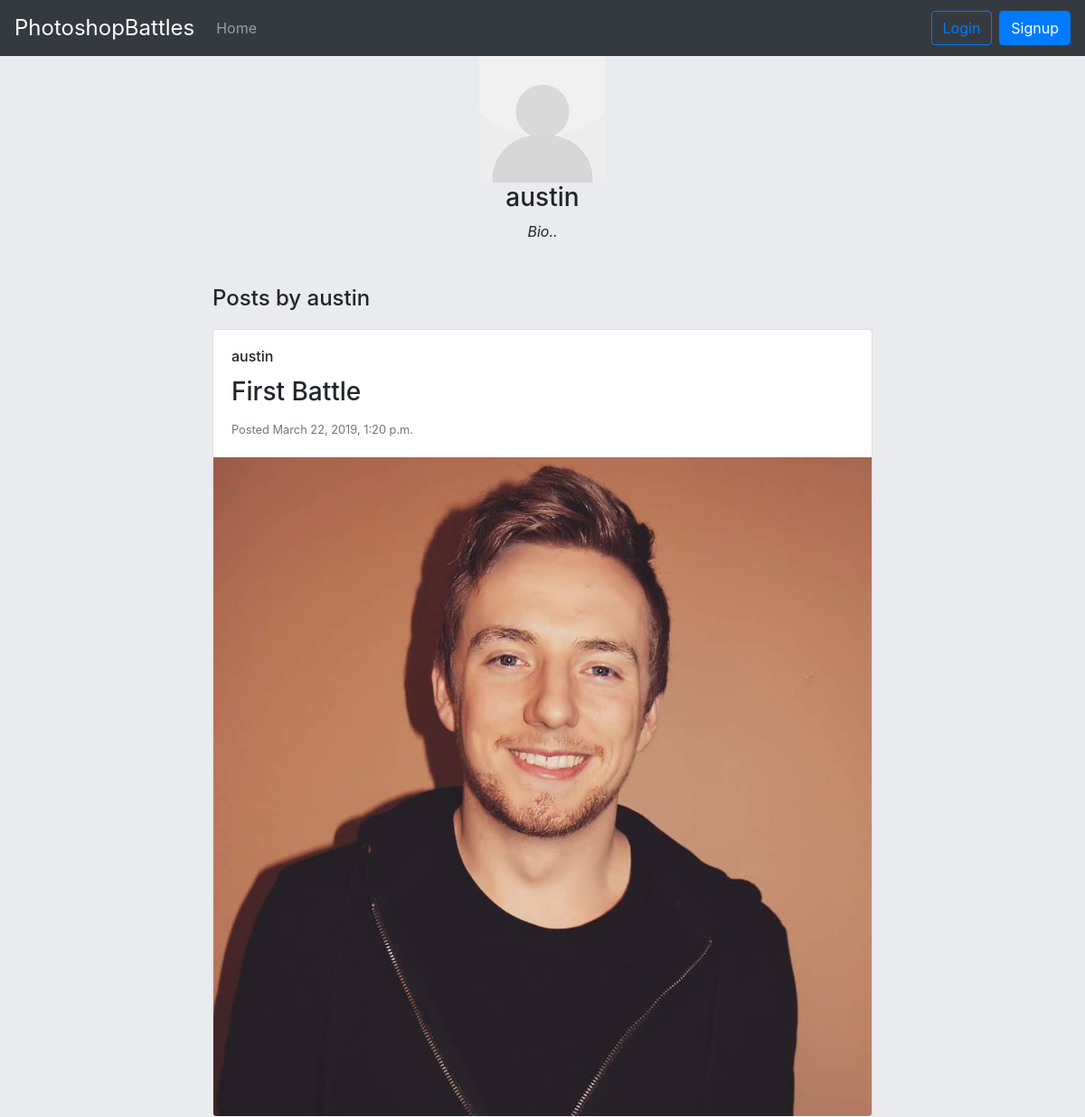
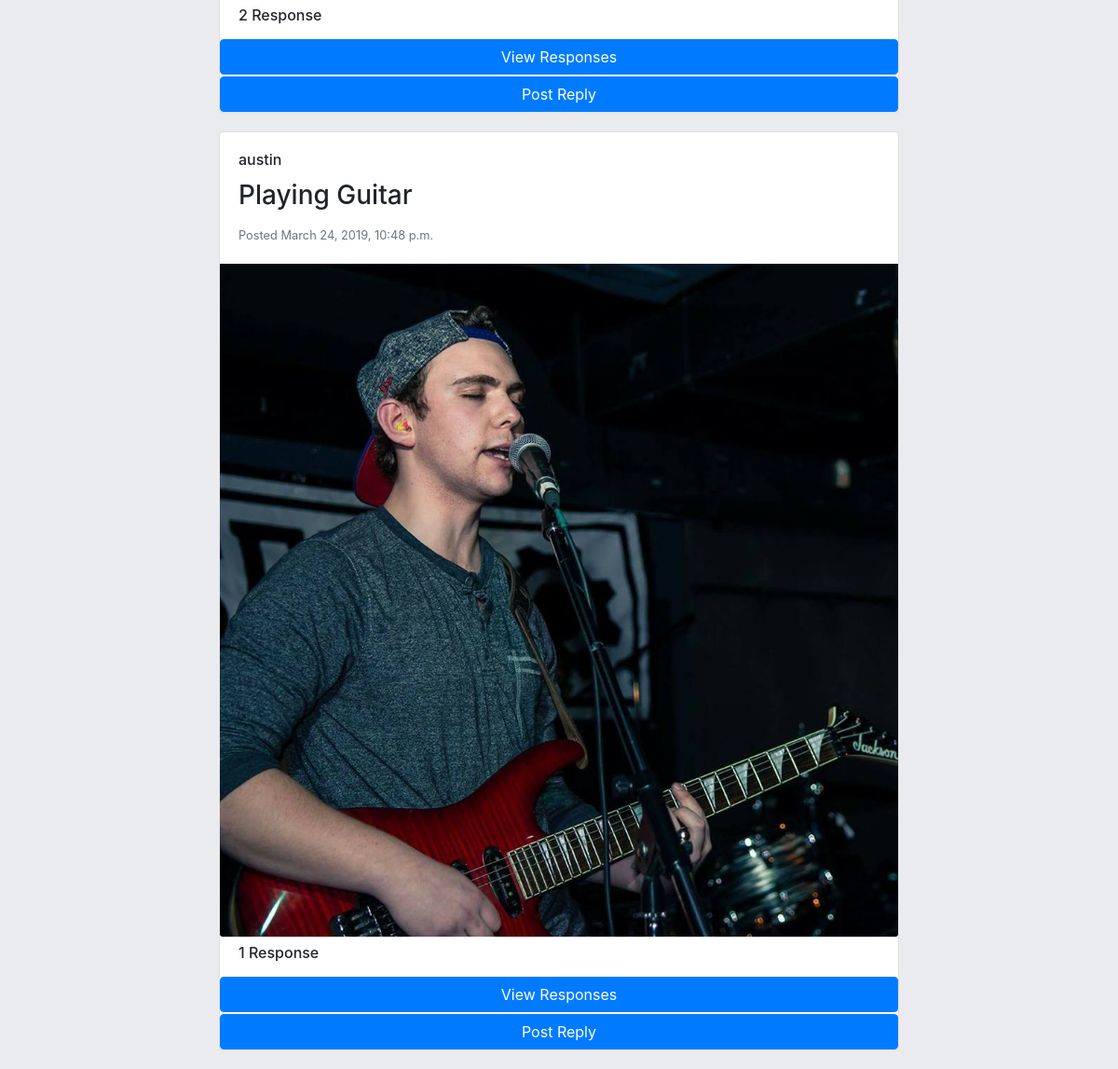
The app's page /profile/austin with its own data (2 pictures, top to bottom).
### accounts/models.py (models this page shows, shortened)
class Profile(models.Model):
    user = models.OneToOneField(User, on_delete=models.CASCADE)
    image = models.ImageField(default='default.jpg',upload_to='profile_pics')
    bio = models.TextField(max_length=400, default='Bio..')

### application/models.py (models this page shows, shortened)
class Post(models.Model):
    user = models.ForeignKey(User,on_delete=models.CASCADE)
    title = models.CharField(max_length=40)
    image = models.ImageField(upload_to='post_pictures')
    pub_date = models.DateTimeField('date published')

### accounts/views.py (the view)
# urls.py: path('profile/<str:username>',profile_view),
def profile_view(request, username):
    user_object = get_object_or_404(User, username=username)
    profile = user_object.profile
    posts_by_user = Post.objects.filter(user=user_object)
    context = {
        'user_object': user_object,
        'profile': profile,
        'posts_by_user': posts_by_user
    }
    return render(request, 'accounts/profile.html', context)

### accounts/templates/accounts/profile.html (shortened to what this page needs)
{% extends 'accounts/base_layout.html' %}
{% block container %}
        <div class="row justify-content-sm-center">
          <div class="col-sm-8">
          <center>
          <img src="/media/{{profile.image}}" width="140" height="140">
        <h3>{{user_object.username}}</h3>
        <em>{{profile.bio}}</em>
        <br><br>
        </center><br>
            <h4>Posts by {{user_object.username}}</h4>
            {% for post in posts_by_user %}
              {% include 'application/post.html' %}
            {% endfor %}
          </div>
        </div>
    </div>
{% endblock %}

### application/templates/application/post.html (shortened to what this page needs)
<div class="post">
  <div class="card">
    <div class="card-body">
      <h6 class="card-title username">{{post.user}}</h6>
      <h3 class="card-title post-title">{{post.title}}</h6>
      <p class="card-text date-posted"><small class="text-muted">Posted {{post.pub_date}}</small></p>
    </div>
    <img class="card-img-bottom" src="/media/{{ post.image }}" alt="Card image cap" >
    {% if post.reply_set.all %}
    {% if post.reply_set.count >= 1 %}
    <h6 class="reply-heading">{{ post.reply_set.count }} Response</h6>
    <button type="button" class="btn btn-primary" data-toggle="modal" data-target=".bd-example-modal-md-{{post.id}}">View Responses</button>
    <button type="button" class="btn btn-primary reply-button" data-toggle="modal" data-target=".bd-example-modal-md-{{post.id}}-reply">Post Reply</button>
    {% endif %}
    {% else %}
    <h5 class="reply-heading">No replies yet..</h5>
    {% endif %}
  </div>
</div>

### static/css/main.css (style rules this page uses)
body { background: #E9EBEE; }
.post { margin: 20px 0; }
.reply-heading { padding: 0.5rem 1.25rem; }
.reply-button { margin-top:2px; }

### records on screen
Profile: image (placeholder picture), bio "Bio.."
Post: user "austin", title "First Battle", pub_date "March 22, 2019, 1:20 p.m.", image (picture), reply_set.count "2"
Post: user "austin", title "Playing Guitar", pub_date "March 24, 2019, 10:48 p.m.", image (picture), reply_set.count "1"

### other values on screen
{{ user_object.username }} "austin"
